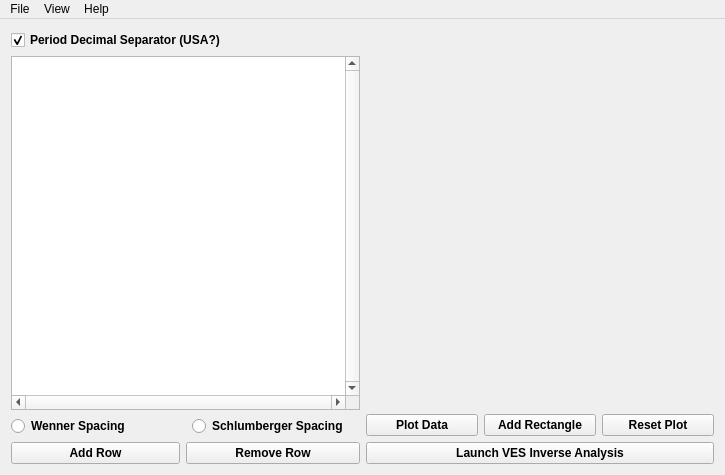
<?xml version="1.0" encoding="UTF-8"?>
<ui version="4.0">
 <class>MainWindow</class>
 <widget class="QMainWindow" name="MainWindow">
  <property name="geometry">
   <rect>
    <x>0</x>
    <y>0</y>
    <width>725</width>
    <height>475</height>
   </rect>
  </property>
  <property name="sizePolicy">
   <sizepolicy hsizetype="Expanding" vsizetype="Expanding">
    <horstretch>0</horstretch>
    <verstretch>0</verstretch>
   </sizepolicy>
  </property>
  <property name="minimumSize">
   <size>
    <width>512</width>
    <height>300</height>
   </size>
  </property>
  <property name="windowTitle">
   <string>Depth to Water for Water4</string>
  </property>
  <widget class="QWidget" name="centralWidget">
   <property name="sizePolicy">
    <sizepolicy hsizetype="Expanding" vsizetype="Expanding">
     <horstretch>0</horstretch>
     <verstretch>0</verstretch>
    </sizepolicy>
   </property>
   <property name="font">
    <font>
     <weight>75</weight>
     <bold>true</bold>
    </font>
   </property>
   <layout class="QGridLayout" name="gridLayout_2">
    <item row="0" column="0">
     <layout class="QGridLayout" name="gridLayout">
      <item row="1" column="0" colspan="3">
       <widget class="QTableView" name="tableViewWidget">
        <property name="enabled">
         <bool>true</bool>
        </property>
        <property name="sizePolicy">
         <sizepolicy hsizetype="Expanding" vsizetype="Expanding">
          <horstretch>0</horstretch>
          <verstretch>0</verstretch>
         </sizepolicy>
        </property>
        <property name="minimumSize">
         <size>
          <width>100</width>
          <height>100</height>
         </size>
        </property>
        <property name="font">
         <font>
          <weight>75</weight>
          <bold>true</bold>
         </font>
        </property>
        <property name="mouseTracking">
         <bool>true</bool>
        </property>
        <property name="verticalScrollBarPolicy">
         <enum>Qt::ScrollBarAlwaysOn</enum>
        </property>
        <property name="horizontalScrollBarPolicy">
         <enum>Qt::ScrollBarAlwaysOn</enum>
        </property>
        <property name="showGrid">
         <bool>true</bool>
        </property>
        <property name="wordWrap">
         <bool>false</bool>
        </property>
       </widget>
      </item>
      <item row="2" column="0" colspan="2">
       <widget class="QRadioButton" name="wennerRadioButton">
        <property name="sizePolicy">
         <sizepolicy hsizetype="Expanding" vsizetype="Fixed">
          <horstretch>0</horstretch>
          <verstretch>0</verstretch>
         </sizepolicy>
        </property>
        <property name="toolTip">
         <string>Use the Wenner Spacing in calculating depth to water</string>
        </property>
        <property name="text">
         <string>Wenner Spacing</string>
        </property>
       </widget>
      </item>
      <item row="2" column="2">
       <widget class="QRadioButton" name="schlumbergerRadioButton">
        <property name="sizePolicy">
         <sizepolicy hsizetype="Expanding" vsizetype="Fixed">
          <horstretch>0</horstretch>
          <verstretch>0</verstretch>
         </sizepolicy>
        </property>
        <property name="toolTip">
         <string>Use the Schlumberger Spacing in calculating depth to water</string>
        </property>
        <property name="text">
         <string>Schlumberger Spacing</string>
        </property>
       </widget>
      </item>
      <item row="3" column="0">
       <widget class="QPushButton" name="addRowButton">
        <property name="sizePolicy">
         <sizepolicy hsizetype="Expanding" vsizetype="Fixed">
          <horstretch>0</horstretch>
          <verstretch>0</verstretch>
         </sizepolicy>
        </property>
        <property name="toolTip">
         <string>Add a row to the input table</string>
        </property>
        <property name="text">
         <string>Add Row</string>
        </property>
       </widget>
      </item>
      <item row="3" column="1" colspan="2">
       <widget class="QPushButton" name="removeRowButton">
        <property name="sizePolicy">
         <sizepolicy hsizetype="Expanding" vsizetype="Fixed">
          <horstretch>0</horstretch>
          <verstretch>0</verstretch>
         </sizepolicy>
        </property>
        <property name="toolTip">
         <string>Remove a row from the input table</string>
        </property>
        <property name="text">
         <string>Remove Row</string>
        </property>
       </widget>
      </item>
      <item row="0" column="0" colspan="3">
       <widget class="QCheckBox" name="decimalCheckBox">
        <property name="text">
         <string>Period Decimal Separator (USA?)</string>
        </property>
        <property name="checked">
         <bool>true</bool>
        </property>
       </widget>
      </item>
     </layout>
    </item>
    <item row="0" column="1">
     <layout class="QVBoxLayout" name="verticalLayout_5">
      <item>
       <widget class="QWidget" name="figureViewWidget" native="true">
        <property name="sizePolicy">
         <sizepolicy hsizetype="Expanding" vsizetype="Expanding">
          <horstretch>0</horstretch>
          <verstretch>0</verstretch>
         </sizepolicy>
        </property>
        <property name="minimumSize">
         <size>
          <width>100</width>
          <height>100</height>
         </size>
        </property>
        <property name="mouseTracking">
         <bool>true</bool>
        </property>
        <property name="toolTip">
         <string>Draw a rectangle on the plot using the mouse or trackpad</string>
        </property>
        <property name="toolTipDuration">
         <number>-1</number>
        </property>
        <layout class="QVBoxLayout" name="mplvl">
         <property name="sizeConstraint">
          <enum>QLayout::SetNoConstraint</enum>
         </property>
         <property name="leftMargin">
          <number>0</number>
         </property>
         <property name="topMargin">
          <number>0</number>
         </property>
         <property name="rightMargin">
          <number>0</number>
         </property>
         <property name="bottomMargin">
          <number>0</number>
         </property>
        </layout>
       </widget>
      </item>
      <item>
       <layout class="QVBoxLayout" name="verticalLayout">
        <item>
         <layout class="QHBoxLayout" name="horizontalLayout">
          <item>
           <widget class="QPushButton" name="plotDataButton">
            <property name="sizePolicy">
             <sizepolicy hsizetype="Expanding" vsizetype="Fixed">
              <horstretch>0</horstretch>
              <verstretch>0</verstretch>
             </sizepolicy>
            </property>
            <property name="toolTip">
             <string>Plot the input table</string>
            </property>
            <property name="text">
             <string>Plot Data</string>
            </property>
           </widget>
          </item>
          <item>
           <widget class="QPushButton" name="newRectangleButton">
            <property name="sizePolicy">
             <sizepolicy hsizetype="Expanding" vsizetype="Fixed">
              <horstretch>0</horstretch>
              <verstretch>0</verstretch>
             </sizepolicy>
            </property>
            <property name="toolTip">
             <string>Freeze the current rectangle. Must be clicked prior to launching the analysis after drawing the last rectangle.</string>
            </property>
            <property name="text">
             <string>Add Rectangle</string>
            </property>
           </widget>
          </item>
          <item>
           <widget class="QPushButton" name="resetPlotButton">
            <property name="sizePolicy">
             <sizepolicy hsizetype="Expanding" vsizetype="Fixed">
              <horstretch>0</horstretch>
              <verstretch>0</verstretch>
             </sizepolicy>
            </property>
            <property name="toolTip">
             <string>Plot the data from the input table</string>
            </property>
            <property name="text">
             <string>Reset Plot</string>
            </property>
           </widget>
          </item>
         </layout>
        </item>
        <item>
         <widget class="QPushButton" name="launchAnalysisButton">
          <property name="sizePolicy">
           <sizepolicy hsizetype="Expanding" vsizetype="Fixed">
            <horstretch>0</horstretch>
            <verstretch>0</verstretch>
           </sizepolicy>
          </property>
          <property name="minimumSize">
           <size>
            <width>1</width>
            <height>0</height>
           </size>
          </property>
          <property name="toolTip">
           <string>Launch the MonteCarlo VES inverse analysis once satisfied with current results</string>
          </property>
          <property name="text">
           <string>Launch VES Inverse Analysis</string>
          </property>
         </widget>
        </item>
       </layout>
      </item>
     </layout>
    </item>
   </layout>
   <zorder></zorder>
  </widget>
  <widget class="QMenuBar" name="menuBar">
   <property name="geometry">
    <rect>
     <x>0</x>
     <y>0</y>
     <width>725</width>
     <height>22</height>
    </rect>
   </property>
   <property name="sizePolicy">
    <sizepolicy hsizetype="Expanding" vsizetype="Minimum">
     <horstretch>0</horstretch>
     <verstretch>0</verstretch>
    </sizepolicy>
   </property>
   <widget class="QMenu" name="menuFile">
    <property name="title">
     <string>File</string>
    </property>
    <addaction name="actionNew"/>
    <addaction name="separator"/>
    <addaction name="actionSave_as_CSV"/>
    <addaction name="separator"/>
    <addaction name="actionSave_table_as_csv"/>
    <addaction name="actionSave_plot_as_png"/>
    <addaction name="separator"/>
    <addaction name="actionExit_2"/>
   </widget>
   <widget class="QMenu" name="menuView">
    <property name="title">
     <string>View</string>
    </property>
    <addaction name="actionOne_Window"/>
    <addaction name="actionMulti_Windows"/>
   </widget>
   <widget class="QMenu" name="menuHelp">
    <property name="title">
     <string>Help</string>
    </property>
    <addaction name="actionWebsite"/>
    <addaction name="actionAbout"/>
   </widget>
   <addaction name="menuFile"/>
   <addaction name="menuView"/>
   <addaction name="menuHelp"/>
  </widget>
  <action name="actionFiles">
   <property name="text">
    <string>Files</string>
   </property>
  </action>
  <action name="actionNew">
   <property name="checkable">
    <bool>true</bool>
   </property>
   <property name="checked">
    <bool>true</bool>
   </property>
   <property name="text">
    <string>New</string>
   </property>
  </action>
  <action name="actionSave">
   <property name="text">
    <string>Save</string>
   </property>
  </action>
  <action name="actionExit">
   <property name="text">
    <string>Exit</string>
   </property>
  </action>
  <action name="actionOne_Window">
   <property name="text">
    <string>One Window</string>
   </property>
  </action>
  <action name="actionMulti_Windows">
   <property name="text">
    <string>Multi Windows</string>
   </property>
  </action>
  <action name="actionWebsite">
   <property name="text">
    <string>Website</string>
   </property>
  </action>
  <action name="actionAbout">
   <property name="text">
    <string>About</string>
   </property>
  </action>
  <action name="actionSave_as_CSV">
   <property name="text">
    <string>Save project</string>
   </property>
  </action>
  <action name="actionSave_as_docx">
   <property name="text">
    <string>Save table as .csv</string>
   </property>
  </action>
  <action name="actionSave_table_as_csv">
   <property name="text">
    <string>Save table as .csv</string>
   </property>
  </action>
  <action name="actionSave_table_as_xlsx">
   <property name="text">
    <string>Save table as .xlsx</string>
   </property>
  </action>
  <action name="actionSave_plot_as_png">
   <property name="text">
    <string>Save plot as .png</string>
   </property>
  </action>
  <action name="actionExit_2">
   <property name="text">
    <string>Exit</string>
   </property>
  </action>
 </widget>
 <layoutdefault spacing="6" margin="11"/>
 <resources/>
 <connections/>
</ui>
